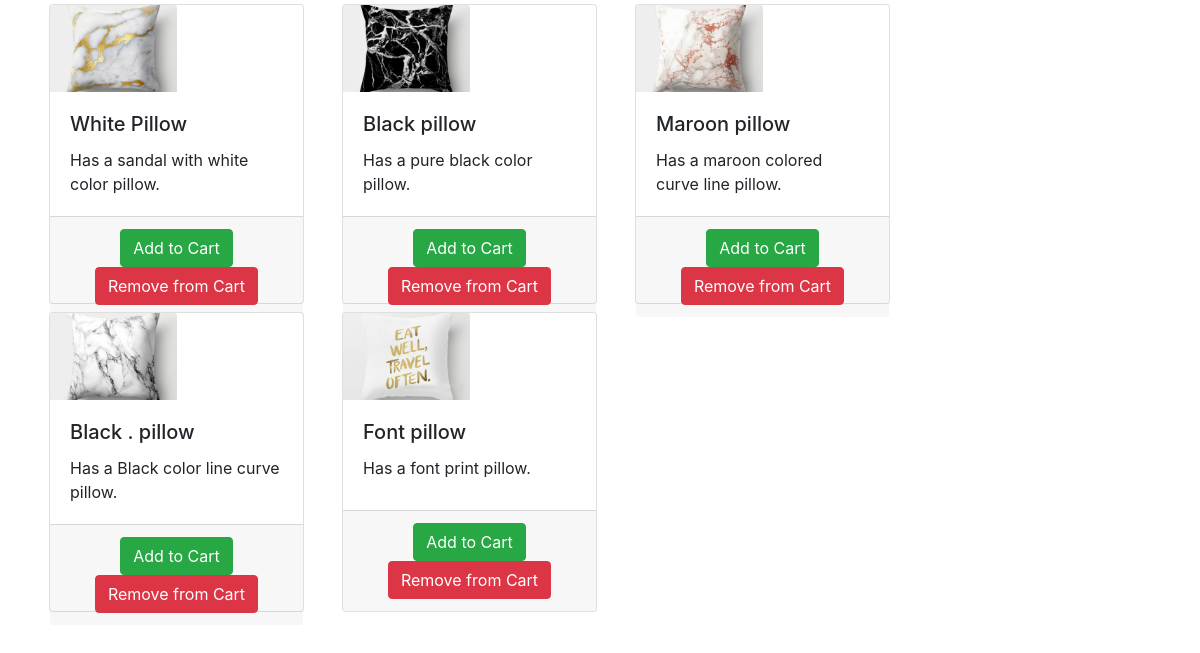
The page / on the database its author committed.
### online_store/models.py (models this page shows, shortened)
class product(models.Model):
    mainimage = models.ImageField(upload_to='online_store/',blank=True)
    name = models.CharField(max_length=300)
    slug = models.SlugField()
    category = models.ForeignKey(category, on_delete=models.CASCADE)
    preview_text = models.TextField(max_length=200,verbose_name='preview Text')
    detail_text = models.TextField(max_length=1000,verbose_name='details text')
    price = models.FloatField()

### online_store/views.py (the view)
# urls.py: 2. Add a URL to urlpatterns:  path('', Home.as_view(), name='home')
class Home(ListView):
    model = product
    template_name = 'house.html'

### online_store/templates/house.html (shortened to what this page needs)
{% load static %}
<html lang="en">
<head>
  <link rel="stylesheet" href="https://stackpath.bootstrapcdn.com/bootstrap/4.3.1/css/bootstrap.min.css">
</head>
<body>
  <div class="container">
    <div class="row">
      {% for product in object_list %}
      <div class="col-md-4 col-sm-12 col-lg-3 m-1">
              <div class="card" style='width:100%; height:300px;'>
                <img src="online_store/{{ product.mainimage }}" style="width:50%;" class="card-img-top  " alt="{{ product.name }}">
                      <div class="card-body">
                        <h5 class="card-title"> {{ product.name }}</h5>
                        <p class="card-text">{{ product.preview_text }}</p>
                      </div>
                  <div class='card-footer text-center'>
                  <a href="cart/{{ product.slug }}" class="btn btn-success">Add to Cart</a>
                  <a href="remove/{{ product.slug }}" class="btn btn-danger" data-width="50">Remove from Cart</a>
                  </div>
               </div>
        </div>
      {% endfor %}
  </div>
  </div>
</body>
</html>

### rows shown on the page
product: mainimage (picture), name "White Pillow", preview_text "Has a sandal with white color pillow."
product: mainimage (picture), name "Black pillow", preview_text "Has a pure black color pillow."
product: mainimage (picture), name "Maroon pillow", preview_text "Has a maroon colored curve line pillow."
product: mainimage (picture), name "Black . pillow", preview_text "Has a Black color line curve pillow."
product: mainimage (picture), name "Font pillow", preview_text "Has a font print pillow."
